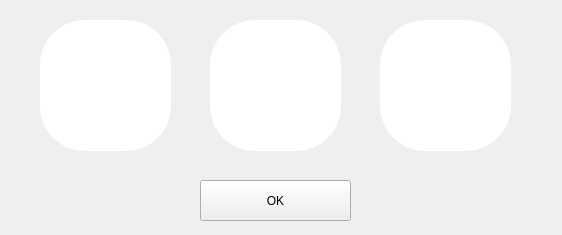
<?xml version="1.0" encoding="UTF-8"?>
<ui version="4.0">
 <class>Dialog2</class>
 <widget class="QDialog" name="Dialog2">
  <property name="geometry">
   <rect>
    <x>0</x>
    <y>0</y>
    <width>562</width>
    <height>235</height>
   </rect>
  </property>
  <property name="minimumSize">
   <size>
    <width>562</width>
    <height>235</height>
   </size>
  </property>
  <property name="maximumSize">
   <size>
    <width>562</width>
    <height>235</height>
   </size>
  </property>
  <property name="windowTitle">
   <string>Dialog</string>
  </property>
  <widget class="QToolButton" name="OK">
   <property name="geometry">
    <rect>
     <x>200</x>
     <y>180</y>
     <width>151</width>
     <height>41</height>
    </rect>
   </property>
   <property name="text">
    <string>OK</string>
   </property>
  </widget>
  <widget class="QToolButton" name="selected1">
   <property name="geometry">
    <rect>
     <x>40</x>
     <y>20</y>
     <width>131</width>
     <height>131</height>
    </rect>
   </property>
   <property name="styleSheet">
    <string notr="true">border-radius:45px;
background-color: rgb(255, 255, 255);</string>
   </property>
   <property name="text">
    <string/>
   </property>
  </widget>
  <widget class="QToolButton" name="selected2">
   <property name="geometry">
    <rect>
     <x>210</x>
     <y>20</y>
     <width>131</width>
     <height>131</height>
    </rect>
   </property>
   <property name="styleSheet">
    <string notr="true">border-radius:45px;
background-color: rgb(255, 255, 255);</string>
   </property>
   <property name="text">
    <string/>
   </property>
  </widget>
  <widget class="QToolButton" name="selected3">
   <property name="geometry">
    <rect>
     <x>380</x>
     <y>20</y>
     <width>131</width>
     <height>131</height>
    </rect>
   </property>
   <property name="styleSheet">
    <string notr="true">border-radius:45px;
background-color: rgb(255, 255, 255);</string>
   </property>
   <property name="text">
    <string/>
   </property>
  </widget>
 </widget>
 <resources/>
 <connections/>
</ui>
